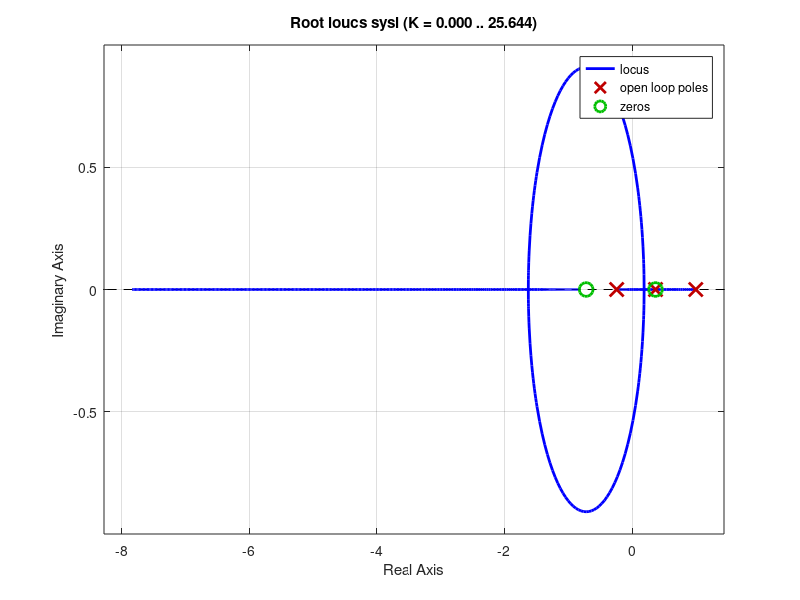

The MATLAB script that drew this image:
figure(2)
Ts = 1;
sysg = tf(0.3678 * [1 0.7189], conv([1 -1], [1 -0.3680]), Ts)
sysgc = tf([1 -0.3678], [1 0.2400], Ts)
sysl = sysg * sysgc
rlocus(sysl);